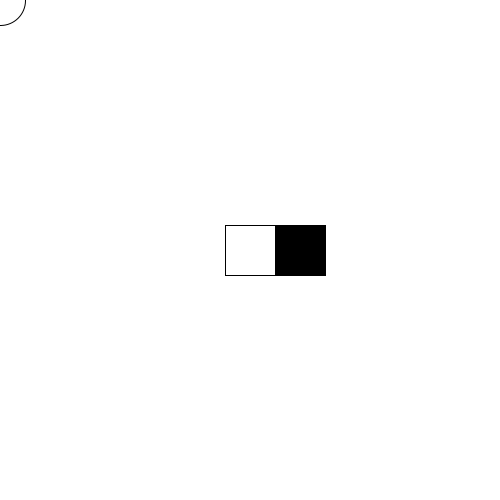
Frame 1 (no input)
Frame 60 (the mouse pressed at the canvas centre just before this capture): identical to frame 1, image omitted
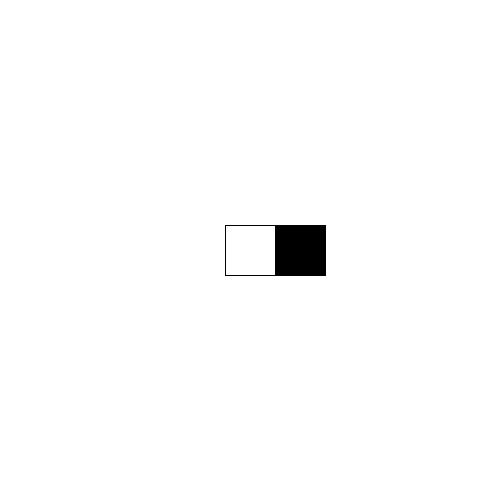
Frame 120 (the mouse held since frame 60 and released just before this capture)

The Processing sketch that drew these frames (run headless with seeded random() and noise(); from frame 60 on, the mouse is pressed at the canvas centre):

// Processing sketch: fdp_intro_git
// ── fdp_intro_git.pde
void setup(){
  size(500,500);
}

void draw(){
  //punto 1
  background(255);
  fill(255,255,255);
  ellipse(mouseX,mouseY,50,50);
  
  //punto 2
  rectMode(CENTER);
  rect(250,250,50,50);
  
  //punto 3
  rectMode(CENTER);
  fill(0);
  rect(300,250,50,50);
}
